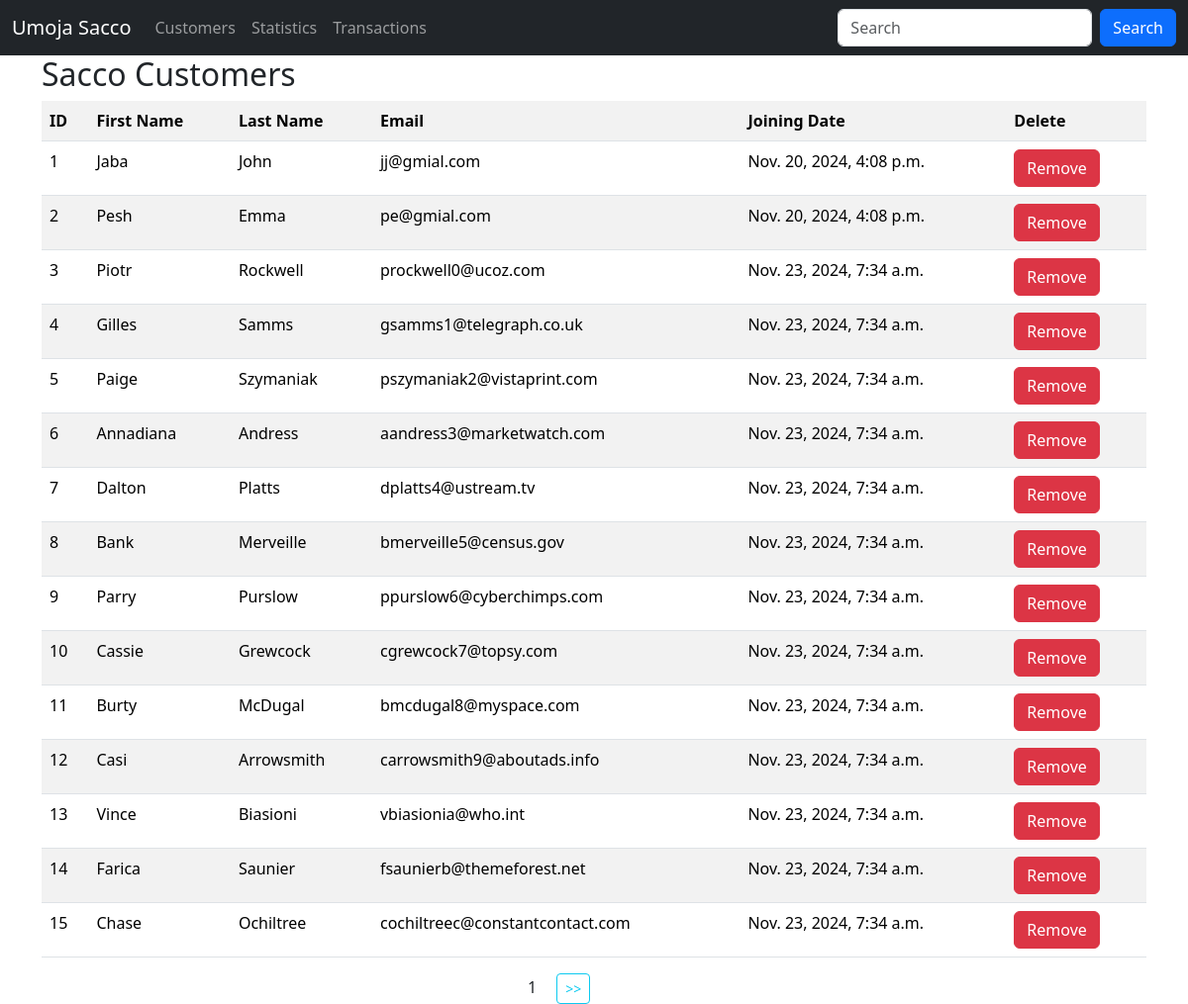
The app's page /, older data.
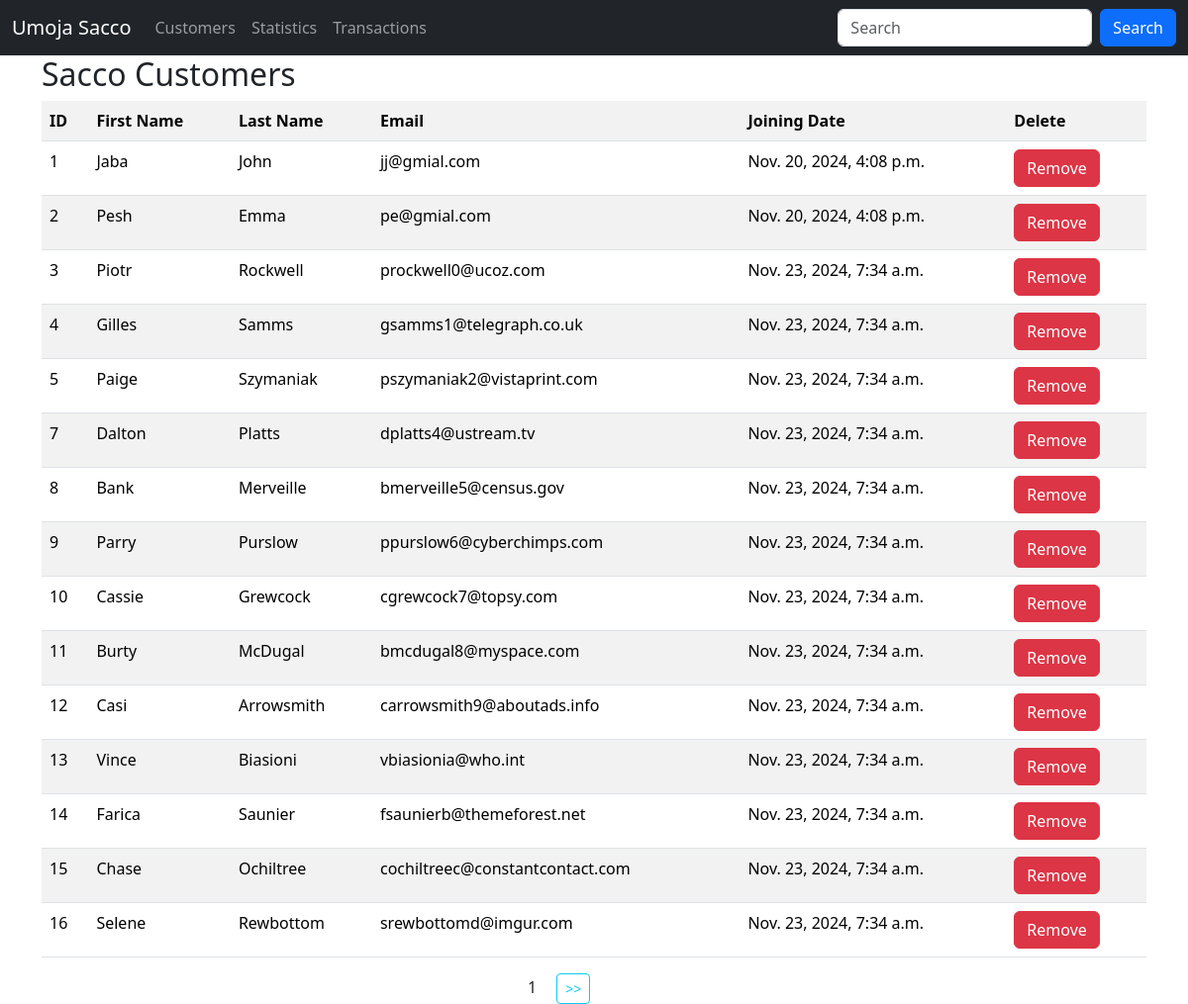
The same page, newer data.
### sacco/models.py (models this page shows, shortened)
class Customer(models.Model):
    first_name = models.CharField(max_length=60)
    last_name = models.CharField(max_length=60)
    email = models.EmailField(unique=True)
    dob = models.DateField()
    gender = models.CharField(max_length=11)
    weight = models.IntegerField(default=0)
    created_at = models.DateTimeField(auto_now_add=True)
    updated_at = models.DateField(auto_now=True)
    class Meta:
        db_table = 'customers'

### sacco/views.py (the view)
# urls.py: path('', views.customers, name='customers'),
def customers(request):
    data = Customer.objects.all().order_by('id').values() #ORM -- object relational matter select * from customers
    paginator = Paginator(data, 15)
    page_number = request.GET.get('page', 1)
    try:
        paginated_data = paginator.page(page_number)
    except PageNotAnInteger | EmptyPage:
        paginated_data = paginator.page(1)
    return render(request, 'customers.html', {"data": paginated_data})

### templates/customers.html (shortened to what this page needs)
{% extends 'layout.html' %}
{% block content %}
    <div class="container">
        <h2>Sacco Customers </h2>
        <table class="table table-striped">
            <tr>
                <th>ID</th>
                <th>First Name</th>
                <th>Last Name</th>
                <th>Email</th>
                <th>Joining Date</th>
                <th>Delete</th>
            </tr>
            {% for customer in data.object_list %}
                <tr>
                    <td>{{ customer.id }}</td>
                    <td>{{ customer.first_name }}</td>
                    <td>{{ customer.last_name }}</td>
                    <td>{{ customer.email }}</td>
                    <td>{{ customer.created_at }}</td>
                    <td>
                        <a class="btn btn-danger" href="{% url 'delete_customer' customer.id %}">Remove</a>
                    </td>
                </tr>
            {% empty %}
                <p>No customers in the sacco</p>
            {% endfor %}
        </table>
        <div class="row justify-content-center">
            <div class="col-sm-2">
                <span class="mx-3" >{{data.number}}</span>
                {% if data.has_next %}
                    <a class="btn btn-outline-info btn-sm" href="?page={{ data.next_page_number }}"> >> </a>
                {% endif %}
            </div>
        </div>
    </div>
{% endblock content %}

Row changes from the older to the newer data that the page shows:
removed Customer: id "6", first_name "Annadiana", last_name "Andress", email "aandress3@marketwatch.com", created_at "Nov. 23, 2024, 7:34 a.m."
now on this page (row unchanged): Customer: id "16", first_name "Selene", last_name "Rewbottom", email "srewbottomd@imgur.com", created_at "Nov. 23, 2024, 7:34 a.m."
